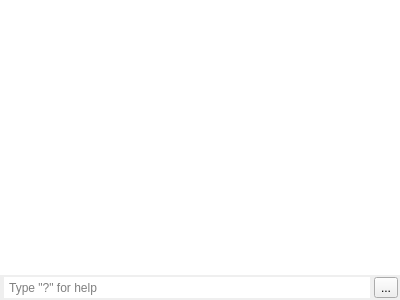
<?xml version="1.0" encoding="UTF-8"?>
<ui version="4.0">
 <class>ConsoleWidget</class>
 <widget class="QDockWidget" name="ConsoleWidget">
  <property name="geometry">
   <rect>
    <x>0</x>
    <y>0</y>
    <width>400</width>
    <height>300</height>
   </rect>
  </property>
  <property name="windowTitle">
   <string notr="true">Console</string>
  </property>
  <widget class="QWidget" name="dockWidgetContents">
   <layout class="QVBoxLayout" name="verticalLayout">
    <property name="spacing">
     <number>0</number>
    </property>
    <property name="leftMargin">
     <number>0</number>
    </property>
    <property name="topMargin">
     <number>0</number>
    </property>
    <property name="rightMargin">
     <number>0</number>
    </property>
    <property name="bottomMargin">
     <number>0</number>
    </property>
    <item>
     <widget class="QPlainTextEdit" name="outputTextEdit">
      <property name="sizePolicy">
       <sizepolicy hsizetype="Expanding" vsizetype="Expanding">
        <horstretch>0</horstretch>
        <verstretch>0</verstretch>
       </sizepolicy>
      </property>
      <property name="font">
       <font>
        <family>Monospace</family>
       </font>
      </property>
      <property name="frameShape">
       <enum>QFrame::NoFrame</enum>
      </property>
      <property name="lineWidth">
       <number>0</number>
      </property>
      <property name="undoRedoEnabled">
       <bool>false</bool>
      </property>
      <property name="readOnly">
       <bool>true</bool>
      </property>
      <property name="plainText">
       <string/>
      </property>
      <property name="textInteractionFlags">
       <set>Qt::LinksAccessibleByMouse|Qt::TextSelectableByKeyboard|Qt::TextSelectableByMouse</set>
      </property>
     </widget>
    </item>
    <item>
     <layout class="QHBoxLayout" name="horizontalLayout">
      <property name="spacing">
       <number>4</number>
      </property>
      <property name="leftMargin">
       <number>4</number>
      </property>
      <property name="topMargin">
       <number>2</number>
      </property>
      <property name="rightMargin">
       <number>2</number>
      </property>
      <property name="bottomMargin">
       <number>2</number>
      </property>
      <item>
       <widget class="QLineEdit" name="inputLineEdit">
        <property name="sizePolicy">
         <sizepolicy hsizetype="Expanding" vsizetype="Minimum">
          <horstretch>0</horstretch>
          <verstretch>0</verstretch>
         </sizepolicy>
        </property>
        <property name="frame">
         <bool>false</bool>
        </property>
        <property name="placeholderText">
         <string> Type &quot;?&quot; for help</string>
        </property>
        <property name="clearButtonEnabled">
         <bool>true</bool>
        </property>
       </widget>
      </item>
      <item>
       <widget class="QToolButton" name="execButton">
        <property name="sizePolicy">
         <sizepolicy hsizetype="Fixed" vsizetype="Fixed">
          <horstretch>0</horstretch>
          <verstretch>0</verstretch>
         </sizepolicy>
        </property>
        <property name="toolTip">
         <string>Execute command</string>
        </property>
        <property name="styleSheet">
         <string notr="true"/>
        </property>
        <property name="text">
         <string>...</string>
        </property>
        <property name="icon">
         <iconset resource="../resources.qrc">
          <normaloff>:/img/icons/arrow_right.svg</normaloff>:/img/icons/arrow_right.svg</iconset>
        </property>
        <property name="iconSize">
         <size>
          <width>24</width>
          <height>16</height>
         </size>
        </property>
       </widget>
      </item>
     </layout>
    </item>
   </layout>
  </widget>
 </widget>
 <resources>
  <include location="../resources.qrc"/>
 </resources>
 <connections/>
</ui>
